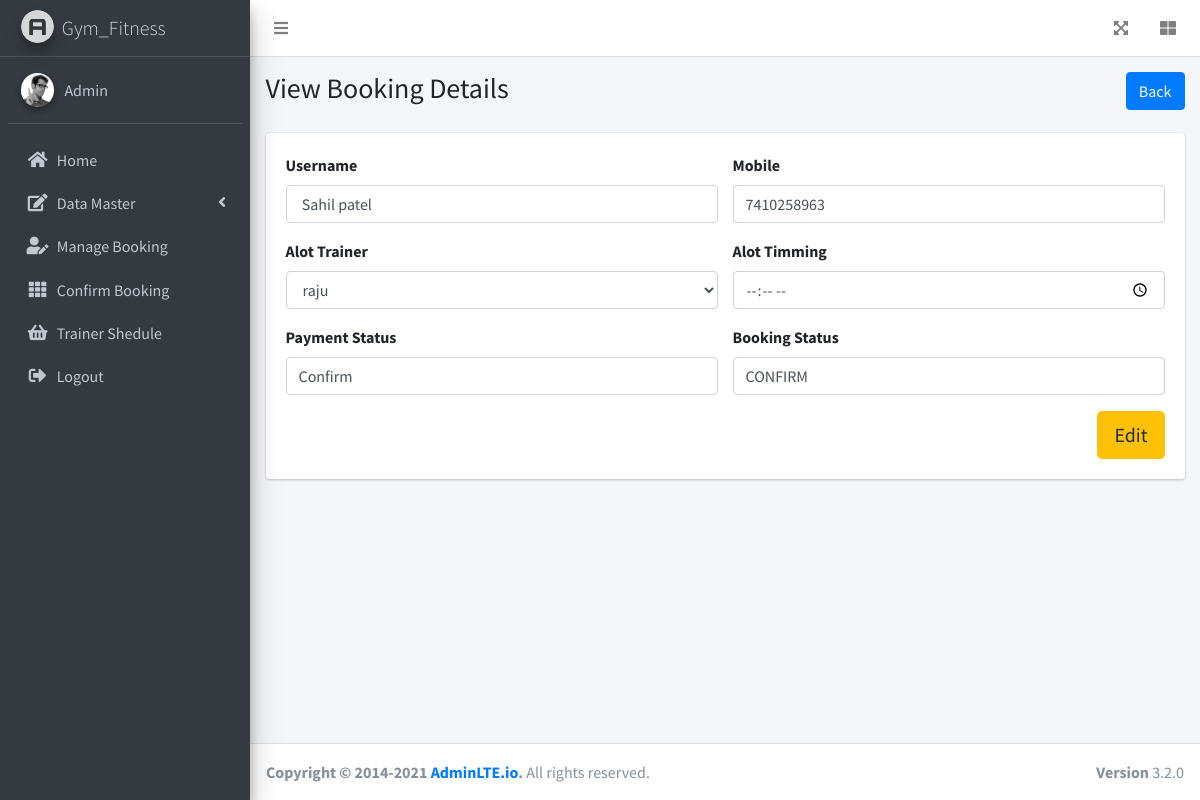
The app's page /admin/editBooking.php?id=16 with its own data.
### tables this page shows
CREATE TABLE `booking` (
  `b_id` int(11) NOT NULL,
  `user_id` int(11) NOT NULL,
  `payment_status` varchar(255) NOT NULL,
  `boking_status` varchar(50) NOT NULL DEFAULT 'Pandding',
  `alot_trainer` int(11) NOT NULL DEFAULT 0,
  `alot_time` time NOT NULL,
  `package_id` int(11) NOT NULL,
  `created_at` timestamp NOT NULL DEFAULT current_timestamp(),
  `updated_at` timestamp NOT NULL DEFAULT current_timestamp() ON UPDATE current_timestamp()
);

CREATE TABLE `user` (
  `id` int(11) NOT NULL,
  `username` varchar(256) NOT NULL,
  `gmail` varchar(256) NOT NULL,
  `contact` varchar(10) NOT NULL,
  `address` varchar(256) NOT NULL,
  `role` varchar(10) NOT NULL DEFAULT 'user',
  `password` varchar(50) NOT NULL,
  `image` varchar(255) NOT NULL,
  `status` int(1) NOT NULL DEFAULT 0,
  `create_at` timestamp NOT NULL DEFAULT current_timestamp(),
  `update_at` timestamp NOT NULL DEFAULT current_timestamp() ON UPDATE current_timestamp()
);

### admin/editBooking.php (the view, shortened to what this page needs)
<?php
require_once("../include/db.php");
$id = $_GET['id'];
$sql = "SELECT * FROM booking LEFT JOIN package ON booking.package_id = package.package_id LEFT JOIN user ON booking.user_id=user.id WHERE b_id = $id";
$result= mysqli_query($conn,$sql);
while ($row = mysqli_fetch_assoc($result)) {
  $Username = $row["username"];
  $mobile = $row["contact"];
  $Payment_Status=$row["payment_status"];
  $Booking_Status = $row["boking_status"];
}
?>
<!DOCTYPE html>
<html lang="en">
<?php require_once("./layout/haeder.php");?>
<body class="hold-transition sidebar-mini layout-fixed">
<div class="wrapper">
  <?php
  require_once("./layout/navbar.php") ?>
  <aside class="main-sidebar sidebar-dark-primary elevation-4">
    <a href="index3.html" class="brand-link">
      <img src="./dist/img/AdminLTELogo.png" alt="AdminLTE Logo" class="brand-image img-circle elevation-3" style="opacity: .8">
      <span class="brand-text font-weight-light">Gym_Fitness</span>
    </a>
    <?php require_once("./layout/sidebar.php");?>
  </aside>
  <div class="content-wrapper">
    <div class="content-header">
      <div class="container-fluid">
        <div class="row mb-2">
          <div class="col-sm-6">
            <h3 class="m-0">View Booking Details</h3>
          </div>
          <div class="col-sm-6">
            <ol class="breadcrumb float-sm-right">
              <li class="breadcrumb-item active"><a href="./manageBooking.php" id="back-firm" class="btn btn-primary">Back</a></li>
            </ol>
          </div>
        </div>
      </div>
    </div>
    <section class="content">
      <div class="container-fluid">
      <div class="card card-primary">
      <div class="card-body">
                <form id="add-customer-form" method="POST" action="./php/editbooking.php">
                <div class="row">
                  <div class="col-6 form-group">
                  <label>Username</label>
                    <input type="text" class="form-control" placeholder="Name" name="Name" value="<?php echo $Username;?>" autocomplete="off" id="Cust-name" required>
                  </div>
                  <div class="col-6 form-group">
                  <label>Mobile</label>
                    <input type="text" class="form-control" placeholder="Mobile" name="Mobile" value="<?php echo $mobile;?>" autocomplete="off" id="Cust-Mobile">
                  </div>
                  <div class="col-sm-6">
                      <div class="form-group">
                        <label>Alot Trainer</label>
                        <select class="form-control" name="trainer_name">
                        <?php
                            $sql1="SELECT * FROM trainer";
                            $result1= mysqli_query($conn,$sql1);
                               while($row1 = $result1->fetch_assoc()){
                                  $id = $row1['id'];
                                   $Trianername = $row1['name'];
                        ?>
                  <option value="<?php echo $id; ?>"><?php echo $Trianername; ?></option>
                        <?php }
                    ?>
                      </select>
                      </div>
                    </div>
                    <div class="col-sm-6">
                      <div class="form-group">
                        <label>Alot Timming</label>
                        <input type="time" class="form-control" name="alot_time" value="<?php echo $Timing;?>">
                      </div>
                    </div>
                  <div class="col-6 form-group">
                  <label>Payment Status</label>
                    <input type="text" class="form-control" placeholder="payment_status" name="CustName" value="<?php echo $Payment_Status;?>" autocomplete="off" id="Cust-name" required>
                  </div>
                  <div class="col-6 form-group">
                  <label>Booking Status</label>
                    <input type="text" class="form-control" placeholder="bookin_status" name="CustName" value="<?php echo $Booking_Status;?>" autocomplete="off" id="Cust-name" required>
                  </div>
                </div>
                <input type="submit" name="editbooking" class="btn btn-warning btn-lg float-right" id="add-customer" value="Edit">
              </form>
              </div>
              </div>
      </div>
      </section>
      </div>
  </div>
 <?php require_once("./layout/footer.php"); ?>
</body>
</html>

### records on screen
booking: Name "Sahil patel", Mobile "7410258963", CustName "Confirm", CustName "CONFIRM"

### other values on screen
form field trainer_name "raju"
